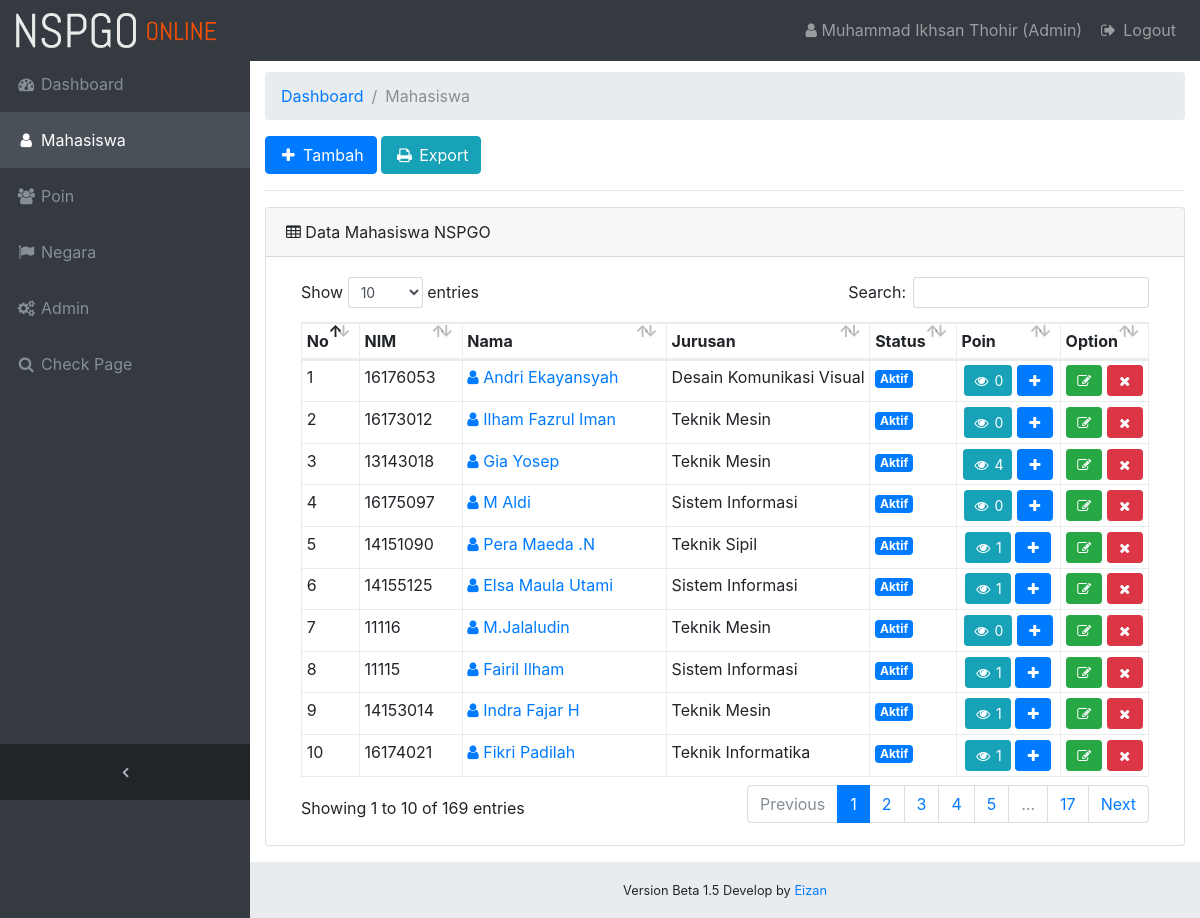
Page /admin/table_mhs.php (signed in) on the committed database.
### tables this page shows
CREATE TABLE `tbl_mhs` (
  `mhs_id` int(11) NOT NULL,
  `mhs_nim` varchar(255) NOT NULL,
  `mhs_no_nspgo` varchar(255) NOT NULL,
  `mhs_nama` varchar(255) NOT NULL,
  `mhs_jurusan` varchar(255) NOT NULL,
  `mhs_kelas` varchar(255) NOT NULL,
  `mhs_semester` varchar(255) NOT NULL,
  `mhs_status` varchar(255) NOT NULL,
  `mhs_keterangan` text NOT NULL,
  `mhs_poin` int(11) NOT NULL
);

### admin/table_mhs.php (the view, shortened to what this page needs)
<?php
$page = "mahasiswa";
include '../include/header.php';
include '../include/nav.php';
include '../include/database.php';
?>
<ol class="breadcrumb">
	<li class="breadcrumb-item">
		<a href="index.php">Dashboard</a>
	</li>
	<li class="breadcrumb-item active">Mahasiswa</li>
</ol>
<a class="btn btn-primary" href="add_mhs.php"><span class="fa fa-fw fa-plus"></span> Tambah</a>
<a class="btn btn-info" href="export_mhs.php"><span class="fa fa-fw fa-print"></span> Export</a>
<hr>
<div class="card mb-3">
	<div class="card-header">
		<i class="fa fa-table"></i> Data Mahasiswa NSPGO
	</div>
	<div class="card-body">
		<div class="table-responsive">
			<?php
			$sql = "SELECT * FROM tbl_mhs ORDER BY mhs_id DESC";
			$result = mysqli_query($conn,$sql);
			if (mysqli_num_rows($result) > 0) {
				$no = 0;
			?>
			<table class="table table-bordered table-sm text-nowrap" id="dataTable" cellspacing="0">
				<thead>
					<tr>
						<th>No</th>
						<th>NIM</th>
						<th>Nama</th>
						<th>Jurusan</th>
						<th width="5%">Status</th>
						<th width="5%">Poin</th>
						<th width="5%">Option</th>
					</tr>
				</thead>
				<tbody>
					<?php
					foreach ($result as $row) {
						$no++;
					?>
					<tr class="odd gradeX">
						<td><?php echo $no ?></td>
						<td><?php echo $row["mhs_nim"]; ?></td>
						<td><a href="detail_mhs.php?mhs_id=<?php echo $row["mhs_id"]; ?>"><span class="fa fa-user"></span> <?php echo $row["mhs_nama"]; ?></a></td>
						<td class="center"><?php echo $row["mhs_jurusan"]; ?></td>
						<td class="center">
							<?php
							$status = $row["mhs_status"];
							if ($status == "Aktif") {
								echo'<span class="badge badge-primary">'.$status.'</span>';
							} elseif ($status = "Tidak Aktif") {
								echo'<span class="badge badge-danger">'.$status.'</span>';
							} else {
								echo'<span class="badge badge-default">'.$status.'</span>';
							}
							?>
						</td>
						<td class="text-center">
							<?php
							$mhs_nim_poin = $row["mhs_nim"];
							$sql_poin = "select * from tbl_poin where poin_status='Aktif' and mhs_nim in (select mhs_nim from tbl_mhs where mhs_nim=$mhs_nim_poin)";
							$result_poin_query = mysqli_query($conn,$sql_poin);
							$total_poin = mysqli_num_rows($result_poin_query);
							?>
							<a class="btn btn-info btn-sm" href="poin.php?mhs_nim=<?php echo $row['mhs_nim']; ?>"><span class="fa fa-fw fa-eye"></span> <?php echo $total_poin; ?></a>
							<a class="btn btn-primary btn-sm" href="add_mhs_poin.php?mhs_nim=<?php echo $row['mhs_nim']; ?>"><span class="fa fa-fw fa-plus"></span></a>
						</td>
						<td class="text-center">
							<a class="btn btn-success btn-sm" href="edit_mhs.php?nim=<?php echo $row['mhs_nim']; ?>"><span class="fa fa-fw fa-edit"></span></a>
							<a class="btn btn-danger btn-sm" data-toggle="modal" data-target="#deleteMhsModal<?php echo $row['mhs_id']; ?>" href=""><span class="fa fa-fw fa-remove"></span></a>
						</td>
					</tr>
					<?php
					}
					?>
				</tbody>
			</table>
			<?php
			}
			else {
			echo "<h3>Tidak Ada Data</h3>";
			mysqli_close($conn);
			}
			?>
		</div>
	</div>
</div>
<?php
include '../include/footer.php';
?>

### include/header.php (shortened to what this page needs)
<!DOCTYPE html>
<html lang="en">
<head>
  <link href="../vendor/bootstrap/css/bootstrap.min.css" rel="stylesheet">
  <link href="../vendor/font-awesome/css/font-awesome.min.css" rel="stylesheet" type="text/css">
  <link href="../vendor/datatables/dataTables.bootstrap4.css" rel="stylesheet">
  <link href="../css/sb-admin.css" rel="stylesheet">
 <link href="../css/custom.css" rel="stylesheet">
   <link href="../css/flag-icon.min.css" rel="stylesheet">
  <link href="../css/select2.min.css" rel="stylesheet" />
  <link href="../css/select2-bootstrap.css" rel="stylesheet" />
</head>
<body class="fixed-nav sticky-footer bg-dark" id="page-top">

### include/nav.php (shortened to what this page needs)
 <nav class="navbar navbar-expand-lg navbar-dark bg-dark fixed-top" id="mainNav">
  <a class="navbar-brand" href="index.php"><img class="img-fluid" style="width:200px" src="../img/logo.png"></a>
  <div class="collapse navbar-collapse" id="navbarResponsive">
    <ul class="navbar-nav navbar-sidenav" id="exampleAccordion">
      <li class="nav-item <?php if(isset($page)){ echo ($page == 'dashboard') ? "active" : "";}; ?>" data-toggle="tooltip" data-placement="right" title="Dashboard">
        <a class="nav-link" href="index.php">
          <i class="fa fa-fw fa-dashboard"></i>
          <span class="nav-link-text">Dashboard</span>
        </a>
      </li>
      <li class="nav-item <?php if(isset($page)){ echo ($page == 'mahasiswa') ? "active" : "";}; ?>" data-toggle="tooltip" data-placement="right" title="Mahasiswa">
        <a class="nav-link" href="table_mhs.php">
          <i class="fa fa-fw fa-user"></i>
          <span class="nav-link-text">Mahasiswa</span>
        </a>
      </li>
      <li class="nav-item <?php if(isset($page)){ echo ($page == 'poin') ? "active" : "";}; ?>" data-toggle="tooltip" data-placement="right" title="poin">
        <a class="nav-link" href="table_poin.php">
          <i class="fa fa-fw fa-users"></i>
          <span class="nav-link-text">Poin</span>
        </a>
      </li>
      <li class="nav-item <?php if(isset($page)){ echo ($page == 'negara') ? "active" : "";}; ?>" data-toggle="tooltip" data-placement="right" title="negara">
        <a class="nav-link" href="table_negara.php">
          <i class="fa fa-fw fa-flag"></i>
          <span class="nav-link-text">Negara</span>
        </a>
      </li>
      <?php if($_SESSION['akses_level'] == 'Admin'){ ?>
      <li class="nav-item <?php if(isset($page)){ echo ($page == 'admin') ? "active" : "";}; ?>" data-toggle="tooltip" data-placement="right" title="Admin">
        <a class="nav-link" href="table_admin.php">
          <i class="fa fa-fw fa-gears"></i>
          <span class="nav-link-text">Admin</span>
        </a>
      </li>
      <?php } ?>
      <li class="nav-item" data-toggle="tooltip" data-placement="right" title="Link">
        <a class="nav-link" href="../">
          <i class="fa fa-fw fa-search"></i>
          <span class="nav-link-text">Check Page</span>
        </a>
      </li>
    </ul>
    <ul class="navbar-nav sidenav-toggler">
      <li class="nav-item">
        <a class="nav-link text-center" id="sidenavToggler">
          <i class="fa fa-fw fa-angle-left"></i>
        </a>
      </li>
    </ul>
    <ul class="navbar-nav ml-auto">
      <li class="nav-item">
        <a href="#" class="nav-link"><i class="fa fa-user"></i> <?php echo $_SESSION['nama']; ?> (<?php echo $_SESSION['akses_level']; ?>)</a>
      </li>
      <li class="nav-item">
        <a class="nav-link" data-toggle="modal" data-target="#exampleModal">
          <i class="fa fa-fw fa-sign-out"></i>
          Logout
        </a>
      </li>
    </ul>
  </div>
</nav>
<div class="content-wrapper">
  <div class="container-fluid">

### include/footer.php (shortened to what this page needs)
    </div>
    </div>
    <footer class="sticky-footer">
      <div class="container">
        <div class="text-center">
          <small>Version Beta 1.5 Develop by <a href="http://instagram.com/ikhsan.thohir">Eizan</a></small>
        </div>
      </div>
    </footer>
</body>
</html>

### css/sb-admin.css (style rules this page uses)
html { position: relative; min-height: 100%; }
body { overflow-x: hidden; }
body.sticky-footer { margin-bottom: 56px; }
body.sticky-footer .content-wrapper { min-height: calc(100vh - 56px - 56px); }
body.fixed-nav { padding-top: 56px; }
.content-wrapper { min-height: calc(100vh - 56px); padding-top: 1rem; }
#mainNav .navbar-collapse { overflow: auto; max-height: 75vh; }
#mainNav .navbar-collapse .navbar-nav .nav-item .nav-link { cursor: pointer; }
#mainNav .navbar-collapse .sidenav-toggler { display: none; }
@media (min-width: 992px) { #mainNav .navbar-brand { width: 250px; } }
@media (min-width: 992px) { #mainNav .navbar-collapse { overflow: visible; max-height: none; } }
@media (min-width: 992px) { #mainNav .navbar-collapse .navbar-sidenav { position: absolute; top: 0; left: 0; overflow-x: hidden; overflow-y: auto; -webkit-flex-direction: column; -ms-flex-direction: column; flex-direction: column; margin-top: 56px; } }
@media (min-width: 992px) { #mainNav .navbar-collapse .navbar-sidenav > .nav-item { width: 250px; padding: 0; } }
@media (min-width: 992px) { #mainNav .navbar-collapse .navbar-sidenav > .nav-item > .nav-link { padding: 1em; } }
#mainNav.fixed-top .sidenav-toggler { display: none; }
@media (min-width: 992px) { #mainNav.fixed-top .navbar-sidenav { height: calc(100vh - 112px); } }
@media (min-width: 992px) { #mainNav.fixed-top .sidenav-toggler { position: absolute; top: 0; left: 0; display: flex; overflow-x: hidden; overflow-y: auto; -webkit-flex-direction: column; -ms-flex-direction: column; flex-direction: column; margin-top: calc(100vh - 56px); } }
@media (min-width: 992px) { #mainNav.fixed-top .sidenav-toggler > .nav-item { width: 250px; padding: 0; } }
@media (min-width: 992px) { #mainNav.fixed-top .sidenav-toggler > .nav-item > .nav-link { padding: 1em; } }
#mainNav.fixed-top.navbar-dark .sidenav-toggler { background-color: #212529; }
#mainNav.fixed-top.navbar-dark .sidenav-toggler a i { color: #adb5bd; }
.content-wrapper { overflow-x: hidden; background: white; }
@media (min-width: 992px) { .content-wrapper { margin-left: 250px; } }
#sidenavToggler i { font-weight: 800; }
#mainNav.navbar-dark .navbar-collapse .navbar-sidenav > .nav-item > .nav-link { color: #868e96; }
@media (min-width: 992px) { #mainNav.navbar-dark .navbar-collapse .navbar-sidenav { background: #343a40; } }
@media (min-width: 992px) { #mainNav.navbar-dark .navbar-collapse .navbar-sidenav li.active a { color: white !important; background-color: #495057; } }
footer.sticky-footer { position: absolute; right: 0; bottom: 0; width: 100%; height: 56px; background-color: #e9ecef; line-height: 55px; }
@media (min-width: 992px) { footer.sticky-footer { width: calc(100% - 250px); } }

### rows in the picture
tbl_mhs: mhs_nim "16176053", mhs_nama "Andri Ekayansyah", mhs_jurusan "Desain Komunikasi Visual", mhs_status "Aktif", total_poin "0"
tbl_mhs: mhs_nim "16173012", mhs_nama "Ilham Fazrul Iman", mhs_jurusan "Teknik Mesin", mhs_status "Aktif", total_poin "0"
tbl_mhs: mhs_nim "13143018", mhs_nama "Gia Yosep", mhs_jurusan "Teknik Mesin", mhs_status "Aktif", total_poin "4"
tbl_mhs: mhs_nim "16175097", mhs_nama "M Aldi", mhs_jurusan "Sistem Informasi", mhs_status "Aktif", total_poin "0"
tbl_mhs: mhs_nim "14151090", mhs_nama "Pera Maeda .N", mhs_jurusan "Teknik Sipil", mhs_status "Aktif", total_poin "1"
tbl_mhs: mhs_nim "14155125", mhs_nama "Elsa Maula Utami", mhs_jurusan "Sistem Informasi", mhs_status "Aktif", total_poin "1"
tbl_mhs: mhs_nim "11116", mhs_nama "M.Jalaludin", mhs_jurusan "Teknik Mesin", mhs_status "Aktif", total_poin "0"
tbl_mhs: mhs_nim "11115", mhs_nama "Fairil Ilham", mhs_jurusan "Sistem Informasi", mhs_status "Aktif", total_poin "1"
tbl_mhs: mhs_nim "14153014", mhs_nama "Indra Fajar H", mhs_jurusan "Teknik Mesin", mhs_status "Aktif", total_poin "1"
tbl_mhs: mhs_nim "16174021", mhs_nama "Fikri Padilah", mhs_jurusan "Teknik Informatika", mhs_status "Aktif", total_poin "1"

### other values in the picture
$_SESSION['nama'] "Muhammad Ikhsan Thohir"
$_SESSION['akses_level'] "Admin"
